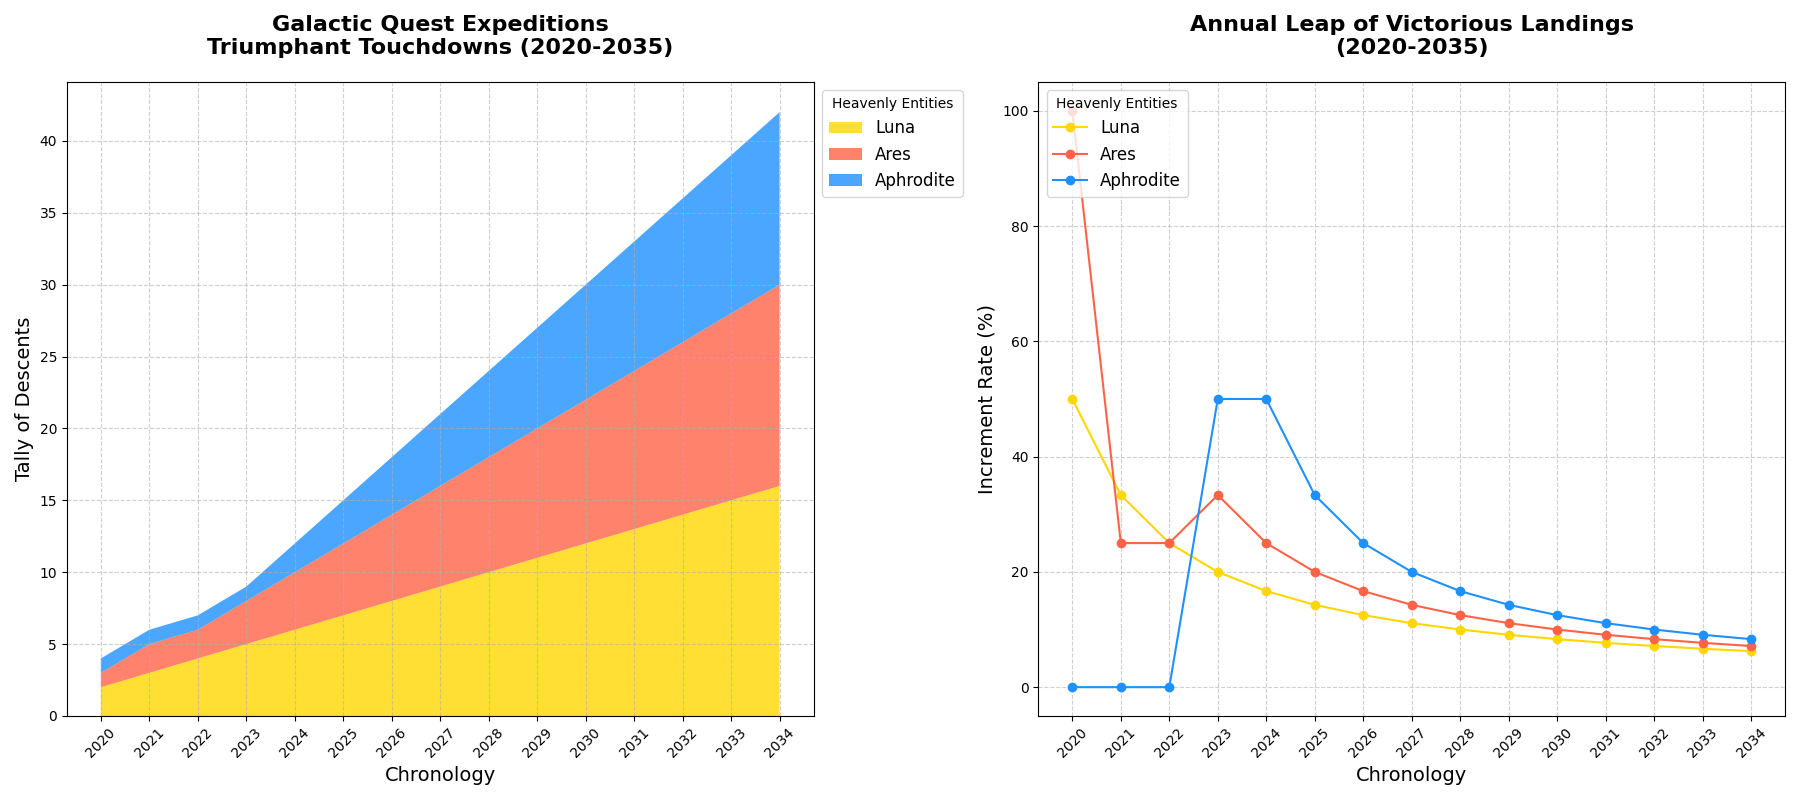

Here is the Python script that generated this plot:
import matplotlib.pyplot as plt
import numpy as np

# Define the years
years = np.arange(2020, 2035)

# Define the number of successful landings
moon_landings = np.array([2, 3, 4, 5, 6, 7, 8, 9, 10, 11, 12, 13, 14, 15, 16])
mars_landings = np.array([1, 2, 2, 3, 4, 5, 6, 7, 8, 9, 10, 11, 12, 13, 14])
venus_landings = np.array([1, 1, 1, 1, 2, 3, 4, 5, 6, 7, 8, 9, 10, 11, 12])

# Create the figure and subplots
fig, (ax1, ax2) = plt.subplots(1, 2, figsize=(18, 8))

# Subplot 1: Stacked Area Chart for Landings
ax1.stackplot(years, moon_landings, mars_landings, venus_landings,
              labels=['Luna', 'Ares', 'Aphrodite'],
              colors=['#FFD700', '#FF6347', '#1E90FF'], alpha=0.8)
ax1.set_title("Galactic Quest Expeditions\nTriumphant Touchdowns (2020-2035)", fontsize=16, fontweight='bold', pad=20)
ax1.set_xlabel("Chronology", fontsize=14)
ax1.set_ylabel("Tally of Descents", fontsize=14)
ax1.set_xticks(years[::1])
ax1.tick_params(axis='x', rotation=45)
ax1.legend(loc='upper left', title="Heavenly Entities", fontsize=12, bbox_to_anchor=(1, 1))
ax1.grid(True, linestyle='--', alpha=0.6)

# Subplot 2: Line Plot for Yearly Growth Rate
# Calculate yearly growth rates
moon_growth_rate = np.gradient(moon_landings) / moon_landings * 100
mars_growth_rate = np.gradient(mars_landings) / mars_landings * 100
venus_growth_rate = np.gradient(venus_landings) / venus_landings * 100

ax2.plot(years, moon_growth_rate, label='Luna', color='#FFD700', marker='o')
ax2.plot(years, mars_growth_rate, label='Ares', color='#FF6347', marker='o')
ax2.plot(years, venus_growth_rate, label='Aphrodite', color='#1E90FF', marker='o')
ax2.set_title("Annual Leap of Victorious Landings\n(2020-2035)", fontsize=16, fontweight='bold', pad=20)
ax2.set_xlabel("Chronology", fontsize=14)
ax2.set_ylabel("Increment Rate (%)", fontsize=14)
ax2.set_xticks(years[::1])
ax2.tick_params(axis='x', rotation=45)
ax2.legend(loc='upper left', title="Heavenly Entities", fontsize=12)
ax2.grid(True, linestyle='--', alpha=0.6)

# Adjust layout for readability and display the plots
plt.tight_layout()
plt.show()
